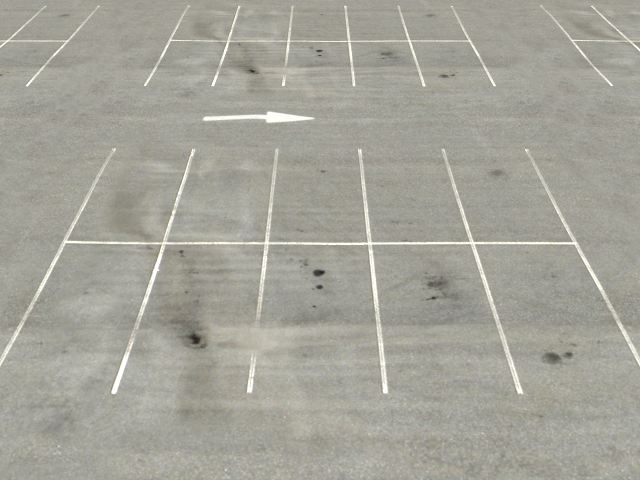
#> input picture imagens/linhas.png, 640 x 480 px
$ jupyter execute 05-segmentacao_linhas.ipynb
#> lines starting #> are read from the running program, lines starting #| are printed output that depends on the picture
# Segmentação de linhas com filtragem

Nesta aula iremos aprender como realizar a segmentação de linhas por meio de filtros de convolução. Esta é uma técnica diferente da análise de histograma, porém ela pode ser combinada com a limiarização pelas modas do histograma, além de outras técnicas.

O primeiro passo é abrir a imagem em escala de cinza:

[cell 1]
import cv2
import matplotlib.pyplot as plt
import numpy as np

img = cv2.imread('imagens/linhas.png',cv2.IMREAD_GRAYSCALE)
#> img: shape (480, 640); min 34, max 255, mean 162
plt.imshow(cv2.cvtColor(img, cv2.COLOR_BGR2RGB))
plt.show()

Analizando a imagem vemos que ela possui diversas linhas na horizontal, vertical e diagonal.
Vamos aplicar os filtros Sobel no eixo X e Sobel no eixo Y. O objetivo destes filtros é encontrar linhas horizontais e verticais respectivamente.

[cell 2]
# Filtro sobel sobre o eixo x
sobelX = np.array((
	[-1, 0, 1],
	[-2, 0, 2],
	[-1, 0, 1]), dtype="int")

# filtro sobel sobre o eixo y
sobelY = np.array((
	[-1, -2, -1],
	[0, 0, 0],
	[1, 2, 1]), dtype="int")

img_filtrada_sobelX = cv2.filter2D(img, -1, sobelX)
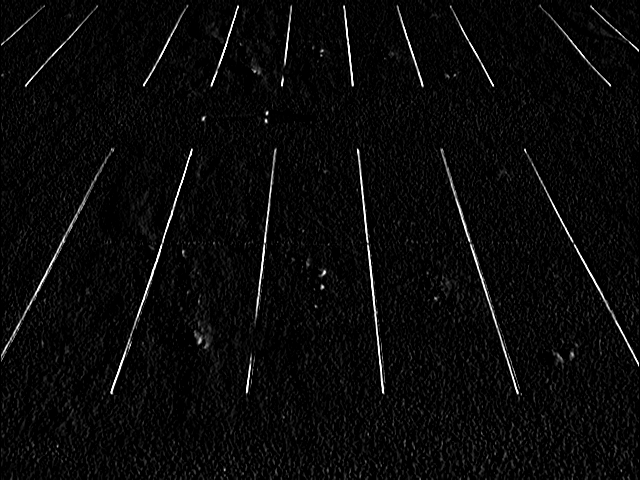
#> img_filtrada_sobelX: shape (480, 640); min 0, max 255, mean 9.6
plt.imshow(cv2.cvtColor(img_filtrada_sobelX, cv2.COLOR_BGR2RGB))
plt.show()

img_filtrada_sobelY = cv2.filter2D(img, -1, sobelY)
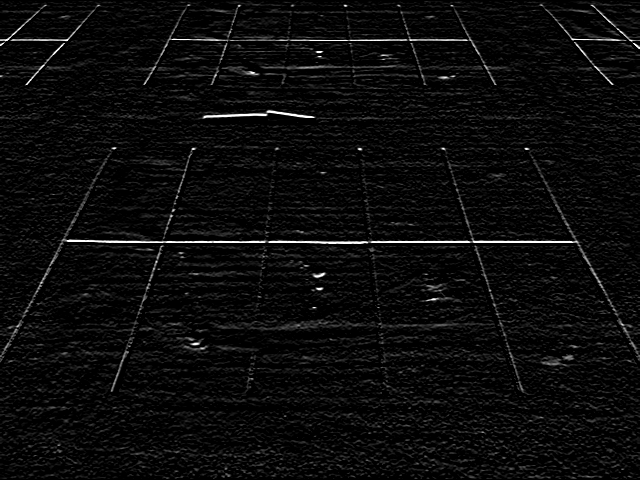
#> img_filtrada_sobelY: shape (480, 640); min 0, max 255, mean 11.4
plt.imshow(cv2.cvtColor(img_filtrada_sobelY, cv2.COLOR_BGR2RGB))
plt.show()

Agora os filtros de Prewitt, que da mesma forma que o filtro de Sobel tem o objetivo de destacar linhas verticais ou horizontais.

[cell 3]
# Filtro prewitt sobre o eixo x
prewittX = np.array((
	[-1, 0, 1],
	[-1, 0, 1],
	[-1, 0, 1]), dtype="int")

# filtro prewitt sobre o eixo y
prewittY = np.array((
	[1, 1, 1],
	[0, 0, 0],
	[-1, -1, -1]), dtype="int")

img_filtrada_prewittX = cv2.filter2D(img, -1, prewittX)
plt.imshow(cv2.cvtColor(img_filtrada_prewittX, cv2.COLOR_BGR2RGB))
plt.show()
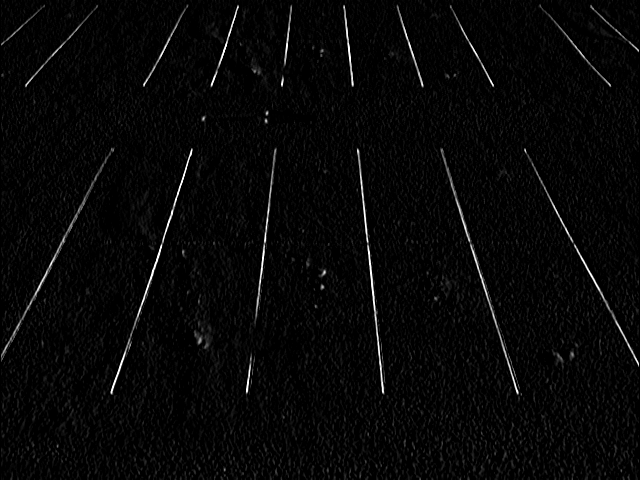
#> shown: shape (480, 640, 3); min 0, max 255, mean 7.1

img_filtrada_prewittY = cv2.filter2D(img, -1, prewittY)
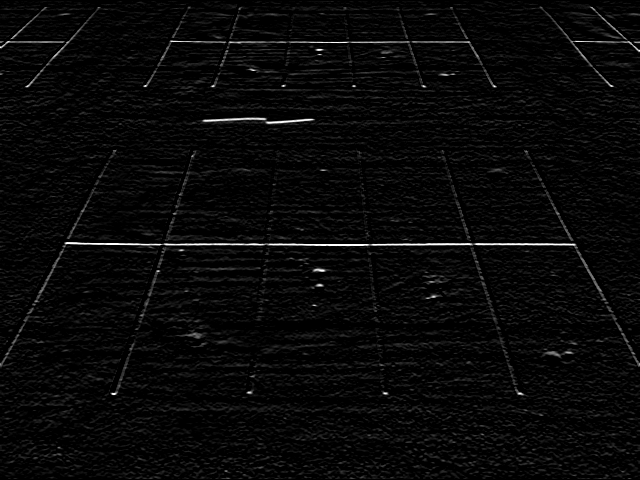
#> img_filtrada_prewittY: shape (480, 640); min 0, max 255, mean 8.4
plt.imshow(cv2.cvtColor(img_filtrada_prewittY, cv2.COLOR_BGR2RGB))
plt.show()

E por fim os filtros de Roberts, que devido ao seu tamanho (matriz de 2x2) acaba gerando um ruído um pouco maior

[cell 4]
# Filtro prewitt sobre o eixo x
robertsX = np.array((
	[0, 1],
	[-1, 0]), dtype="int")

# filtro prewitt sobre o eixo y
robertsY = np.array((
	[1, 0],
	[0, -1]), dtype="int")

img_filtrada_robertsX = cv2.filter2D(img, -1, robertsX)
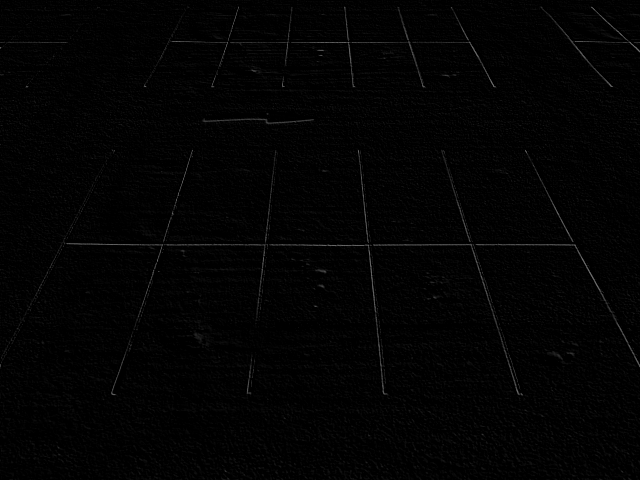
#> img_filtrada_robertsX: shape (480, 640); min 0, max 111, mean 2.8
plt.imshow(cv2.cvtColor(img_filtrada_robertsX, cv2.COLOR_BGR2RGB))
plt.show()

img_filtrada_robertsY = cv2.filter2D(img, -1, robertsY)
plt.imshow(cv2.cvtColor(img_filtrada_robertsY, cv2.COLOR_BGR2RGB))
plt.show()
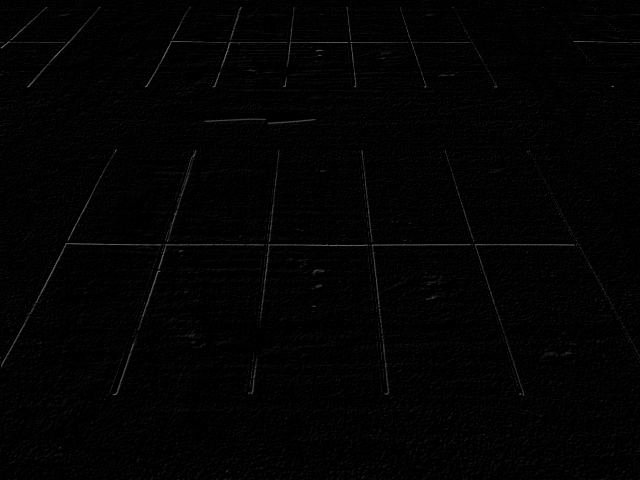
#> shown: shape (480, 640, 3); min 0, max 106, mean 2.8
